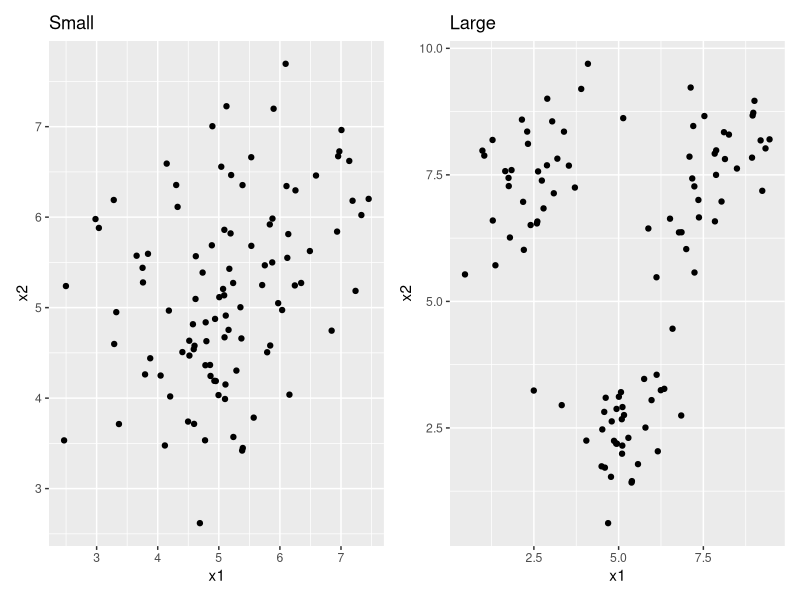
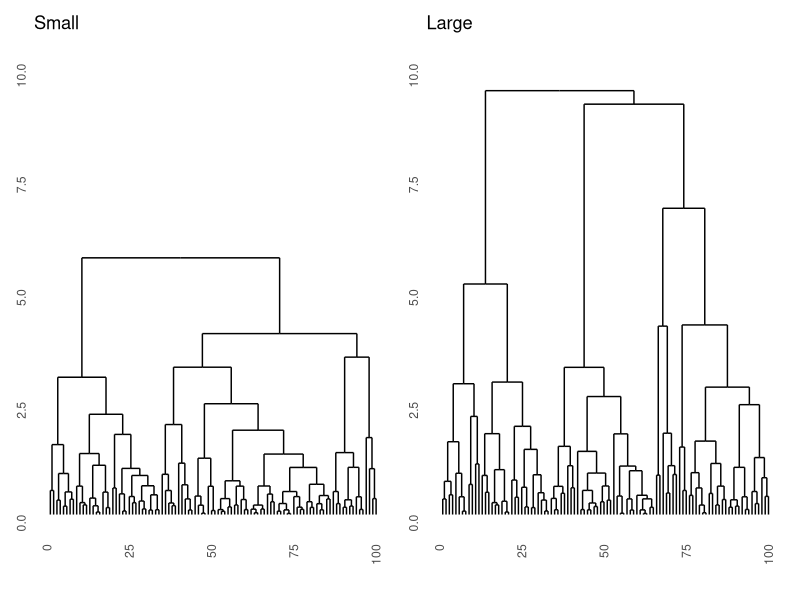
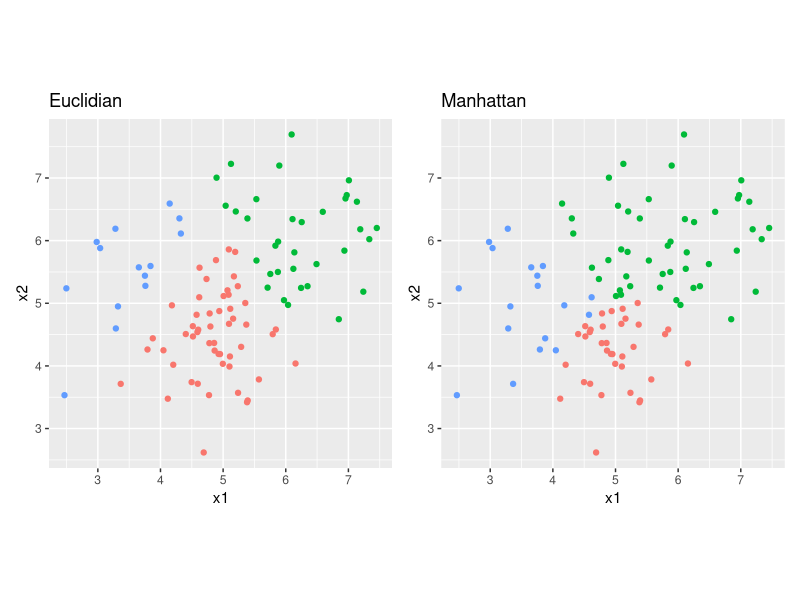
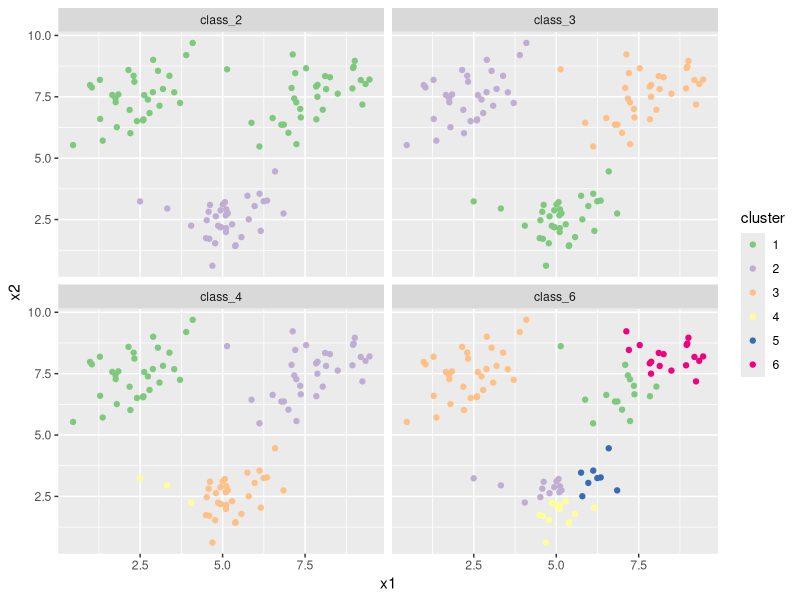
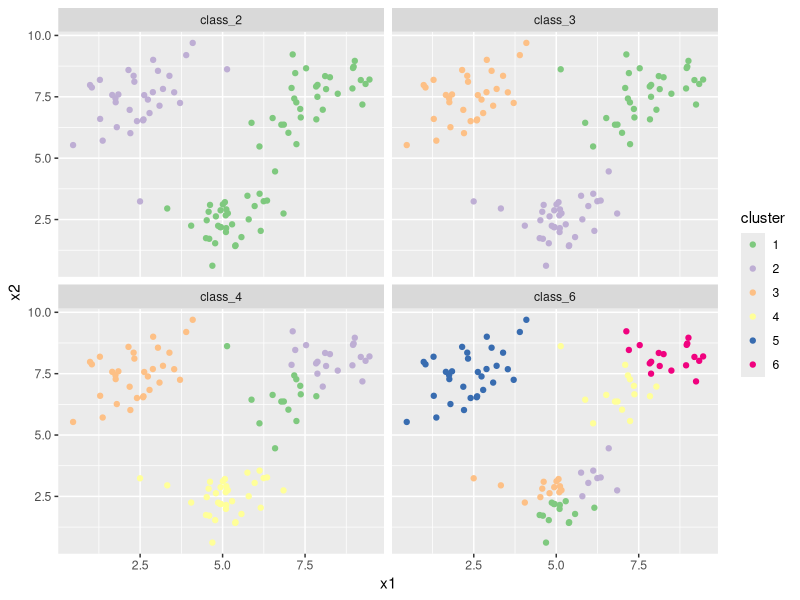

The R source for these figures, in order:
## ---- chunk 1
#| label: packages
#| warning: false
#| message: false
library(MASS)
library(tidyverse)
library(patchwork)
library(ggdendro)
## ---- chunk 2
#| label: seed
set.seed(123)
options(scipen = 999)
## ---- chunk 3
#| label: q1

# randomly generate bivariate normal data
set.seed(123)
sigma      <- matrix(c(1, .5, .5, 1), 2, 2)
sim_matrix <- mvrnorm(n = 100, mu = c(5, 5), Sigma = sigma)
colnames(sim_matrix) <- c("x1", "x2")

# change to a data frame (tibble) and add a cluster label column
sim_df <- 
  sim_matrix |> 
  as_tibble() |>
  mutate(class = sample(c("A", "B", "C"), size = 100, replace = TRUE))

# Move the clusters to generate separation
sim_df_small <- 
  sim_df |>
  mutate(x2 = case_when(class == "A" ~ x2 + .5,
                        class == "B" ~ x2 - .5,
                        class == "C" ~ x2 + .5),
         x1 = case_when(class == "A" ~ x1 - .5,
                        class == "B" ~ x1 - 0,
                        class == "C" ~ x1 + .5))
sim_df_large <- 
  sim_df |>
  mutate(x2 = case_when(class == "A" ~ x2 + 2.5,
                        class == "B" ~ x2 - 2.5,
                        class == "C" ~ x2 + 2.5),
         x1 = case_when(class == "A" ~ x1 - 2.5,
                        class == "B" ~ x1 - 0,
                        class == "C" ~ x1 + 2.5))
## ---- chunk 4
#| label: q2
#| include: !expr params$answers
df_s <- sim_df_small |> select(-class)
df_l <- sim_df_large |> select(-class)
## ---- chunk 5
#| label: q3
#| include: !expr params$answers
# patchwork defines the "+" operator to combine entire ggplots!
df_s |> ggplot(aes(x = x1, y = x2)) + geom_point() + ggtitle("Small") +
df_l |> ggplot(aes(x = x1, y = x2)) + geom_point() + ggtitle("Large")

# df_s has a lot of class overlap, df_l has very little overlap
## ---- chunk 6
#| label: q4
#| include: !expr params$answers
dist_s <- dist(df_s, method = "euclidian")
dist_l <- dist(df_l, method = "euclidian")

res_s <- hclust(dist_s, method = "complete")
res_l <- hclust(dist_l, method = "complete")

ggdendrogram(res_s, labels = FALSE) + ggtitle("Small") + ylim(0, 10) +
ggdendrogram(res_l, labels = FALSE) + ggtitle("Large") + ylim(0, 10)

# The dataset with large differences segments into 3 classes much higher up.
# Interestingly, the microstructure (lower splits) is almost exactly the same,
# because within the three clusters there is no difference between the datasets.
## ---- chunk 7
#| label: q5
#| include: !expr params$answers
dist_s2 <- dist(df_s, method = "manhattan")
res_s2  <- hclust(dist_s2, method = "complete")
## ---- chunk 8
#| label: q6
#| include: !expr params$answers
clus_1 <- as_factor(cutree(res_s, 3))
clus_2 <- as_factor(cutree(res_s2, 3))

p1 <- df_s |> 
  ggplot(aes(x = x1, y = x2, colour = clus_1)) + 
  geom_point() + 
  ggtitle("Euclidian") + 
  theme(legend.position = "n") +
  coord_fixed()

p2 <- df_s |> 
  ggplot(aes(x = x1, y = x2, colour = clus_2)) + 
  geom_point() + 
  ggtitle("Manhattan") + 
  theme(legend.position = "n") +
  coord_fixed()

p1 + p2

# The manhattan distance clustering prefers more rectangular classes, whereas
# the euclidian distance clustering prefers circular classes. The difference is
# most prominent in the very center of the plot and for the top right cluster.
## ---- chunk 9
#| label: q7
#| include: !expr params$answers
# Let's set the seed for reproducibility
set.seed(45)
# we can do it in a single pipeline and with faceting 
# (of course there are many ways to do this, though)
df_l |> 
  mutate(
    class_2 = as_factor(kmeans(df_l, 2)$cluster),
    class_3 = as_factor(kmeans(df_l, 3)$cluster),
    class_4 = as_factor(kmeans(df_l, 4)$cluster),
    class_6 = as_factor(kmeans(df_l, 6)$cluster)
  ) |> 
  pivot_longer(cols = c(class_2, class_3, class_4, class_6), 
               names_to = "class_num", values_to = "cluster") |> 
  ggplot(aes(x = x1, y = x2, colour = cluster)) +
  geom_point() +
  scale_colour_brewer(type = "qual") + # use easy to distinguish scale
  facet_wrap(~class_num)
## ---- chunk 10
#| label: q8
#| include: !expr params$answers
# Let's set the seed for reproducibility
set.seed(46)
df_l |> 
  mutate(
    class_2 = as_factor(kmeans(df_l, 2)$cluster),
    class_3 = as_factor(kmeans(df_l, 3)$cluster),
    class_4 = as_factor(kmeans(df_l, 4)$cluster),
    class_6 = as_factor(kmeans(df_l, 6)$cluster)
  ) |> 
  pivot_longer(cols = c(class_2, class_3, class_4, class_6), 
               names_to = "class_num", values_to = "cluster") |> 
  ggplot(aes(x = x1, y = x2, colour = cluster)) +
  geom_point() +
  scale_colour_brewer(type = "qual") + # use easy to distinguish scale
  facet_wrap(~class_num)

# There is label switching in all plots. There is a different result altogether
# in the class_4 solution in this case.
## ---- chunk 11
#| label: q9
#| include: !expr params$answers
# For this we decided to use the function clusterboot from the fpc package.
# NB: this package needs to be installed first!
# install.packages("fpc")
library(fpc)

# You can read the documentation ?clusterboot to figure out how to use this 
# function. This can take a while but is something you will need to do a lot in
# the real world!
boot_3 <- clusterboot(df_l, B = 1000, clustermethod = kmeansCBI, k = 3, 
                      count = FALSE)
boot_6 <- clusterboot(df_l, B = 1000, clustermethod = kmeansCBI, k = 6, 
                      count = FALSE)

# the average stability is much lower for 6 means than for 3 means:
boot_3$bootmean
boot_6$bootmean
